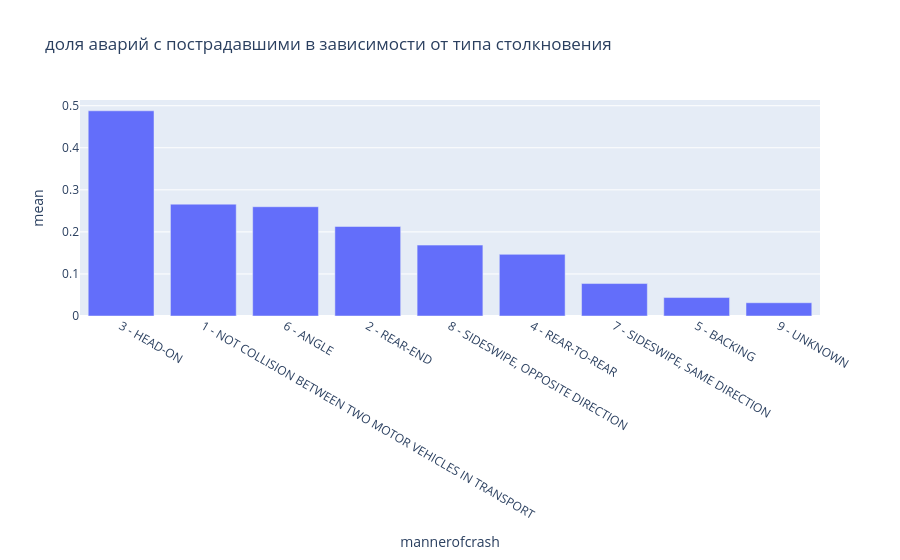

The notebook cell this image was saved under:
### Code cell
px.bar(df_model.groupby('mannerofcrash')['target'].agg(['count', 'mean']).reset_index().sort_values('mean', ascending=False)
       , x='mannerofcrash', y='mean', title='доля аварий с пострадавшими в зависимости от типа столкновения')

### Figure 1 — Plotly figure (JSON) as saved in the notebook; plotly's stock layout.template omitted (floating-point values rounded to 4 significant figures)
{"data": [{"hovertemplate": "mannerofcrash=%{x}<br>mean=%{y}<extra></extra>", "legendgroup": "", "marker": {"color": "#636efa", "pattern": {"shape": ""}}, "name": "", "orientation": "v", "showlegend": false, "textposition": "auto", "type": "bar", "x": ["3 - HEAD-ON", "1 - NOT COLLISION BETWEEN TWO MOTOR VEHICLES IN TRANSPORT", "6 - ANGLE", "2 - REAR-END", "8 - SIDESWIPE, OPPOSITE DIRECTION", "4 - REAR-TO-REAR", "7 - SIDESWIPE, SAME DIRECTION", "5 - BACKING", "9 - UNKNOWN"], "xaxis": "x", "y": [0.4879, 0.2659, 0.2598, 0.2128, 0.1685, 0.1466, 0.07712, 0.04385, 0.03154], "yaxis": "y"}], "layout": {"barmode": "relative", "legend": {"tracegroupgap": 0}, "title": {"text": "доля аварий с пострадавшими в зависимости от типа столкновения"}, "xaxis": {"anchor": "y", "domain": [0, 1], "title": {"text": "mannerofcrash"}}, "yaxis": {"anchor": "x", "domain": [0, 1], "title": {"text": "mean"}}}}
